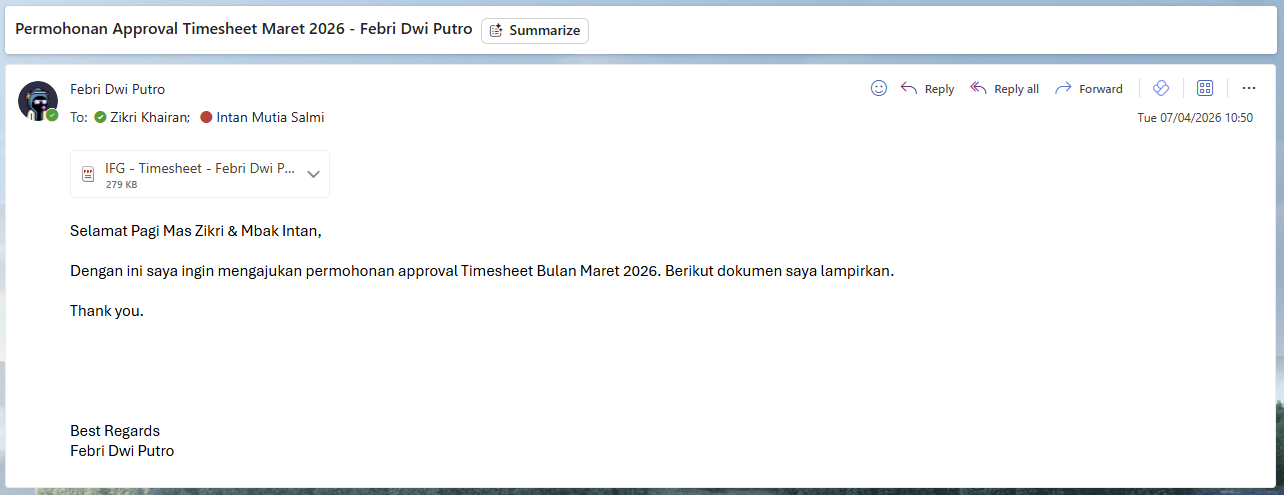
#> input picture uploads/10986d19-36c1-4db2-8896-0ecf03f28334_approval-timesheet-2026-03-1.png, 1284 x 495 px
$ python -i pdf_image.py   (imports and definitions only)
#> lines starting #> are read from the running program, lines starting #| are printed output that depends on the picture; after the words box and inside, x2 and y2 are one past the last pixel; in counts of white or black regions, pixels touching at a corner belong together
#> further down, picture is the input picture: PIL image 1284x495 RGBA; mean R, G, B, A 245.3, 246.4, 247.4, 255
import io
from typing import List

from PIL import Image, ImageChops
from pypdf import PdfReader

from document_converter.core import config


def trim_uniform_border(img: Image.Image, tolerance: int = 8) -> Image.Image:
    """Crop border kosong dengan warna seragam (umum pada screenshot)."""
#> called with tolerance = 8
    if img.mode != "RGB":
        img = img.convert("RGB")

    bg_color = img.getpixel((0, 0))
#> bg_color = (204, 223, 239)
    bg = Image.new("RGB", img.size, bg_color)
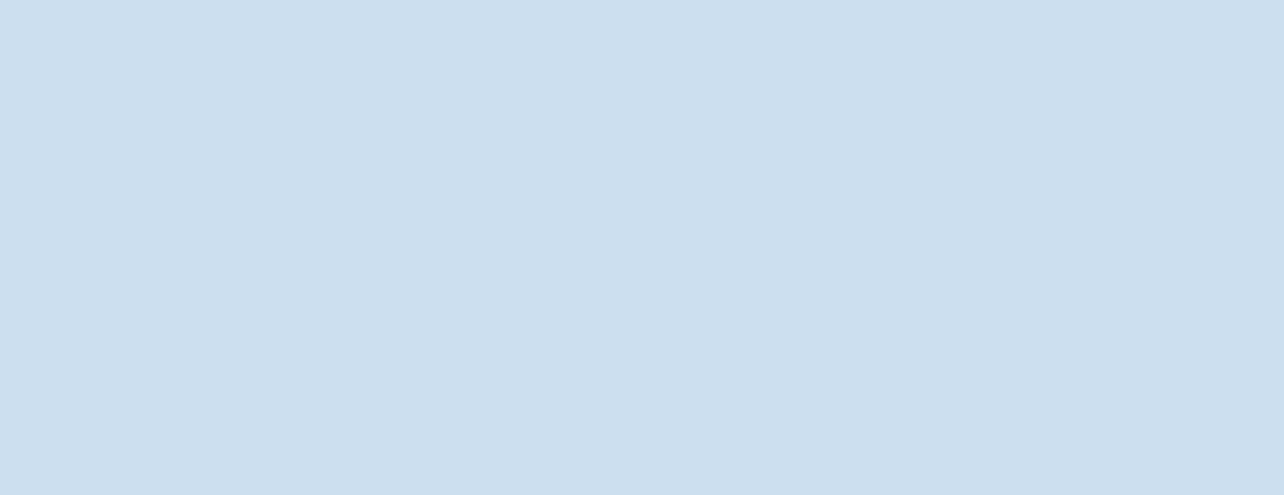
#> bg: PIL image 1284x495 RGB; mean R, G, B 204, 223, 239
    diff = ImageChops.difference(img, bg).convert("L")
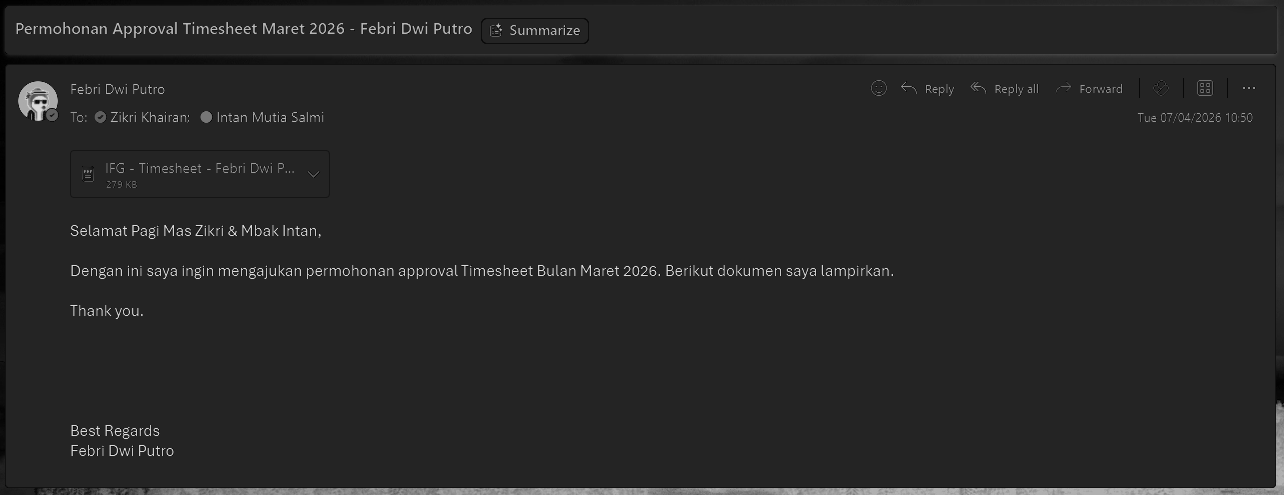
#> diff: PIL image 1284x495 L; min 0, max 219, mean 38.9
    mask = diff.point(lambda p: 255 if p > tolerance else 0)
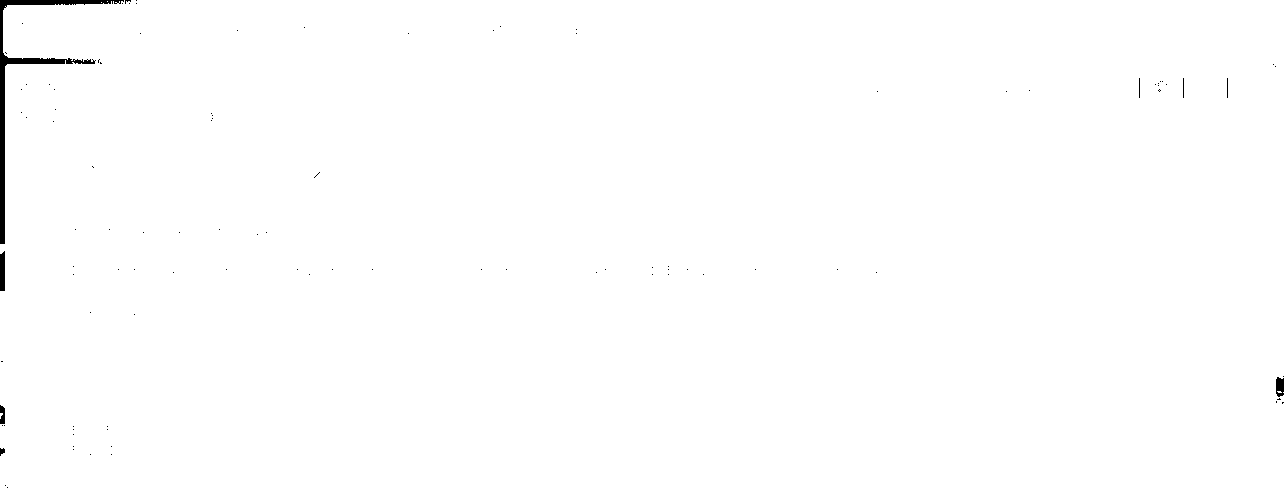
#> mask: PIL image 1284x495 L; 99.6% white; 103 black regions (95 under 20 px), largest, box (x1, y1, x2, y2) and area: (0, 0, 124, 244) 2113, (0, 251, 5, 291) 191, (1276, 377, 1284, 397) 133
    bbox = mask.getbbox()
#> bbox = (0, 0, 1284, 495)
    if bbox is None:
        return img
    return img.crop(bbox)


# [69 lines left out: functions build_image_pages, page_image_to_pdf_reader, not called in this run]

>>> from PIL import Image
>>> picture = Image.open('../../uploads/10986d19-36c1-4db2-8896-0ecf03f28334_approval-timesheet-2026-03-1.png')
>>> result = trim_uniform_border(picture)

$ run again, on uploads/31e0d629-b9f6-4654-8322-ad72e85e355e_approval-timesheet-2026-03-2.png
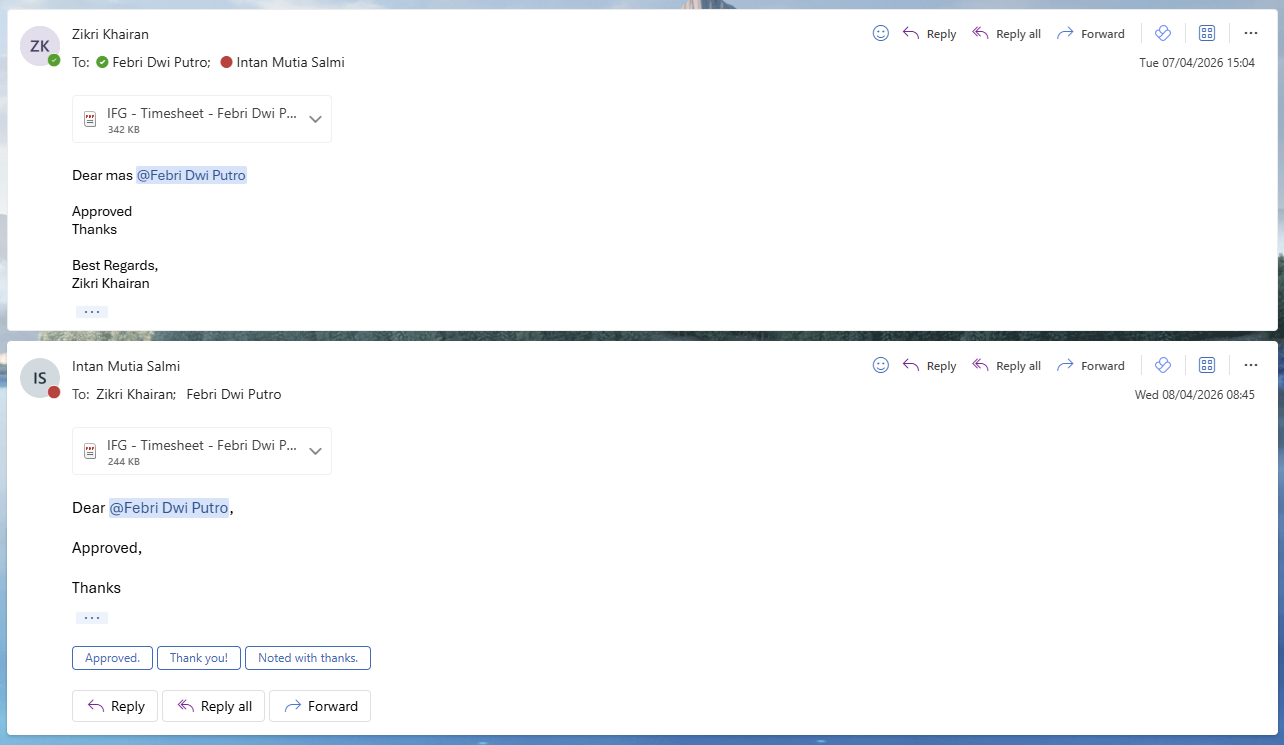
#> input picture uploads/31e0d629-b9f6-4654-8322-ad72e85e355e_approval-timesheet-2026-03-2.png, 1284 x 745 px
#> picture is the input picture: PIL image 1284x745 RGBA; mean R, G, B, A 246, 247.4, 248.9, 255
#> bg_color = (200, 217, 231)
#> in trim_uniform_border, `diff = ImageChops.difference(img, bg).convert("L")`:
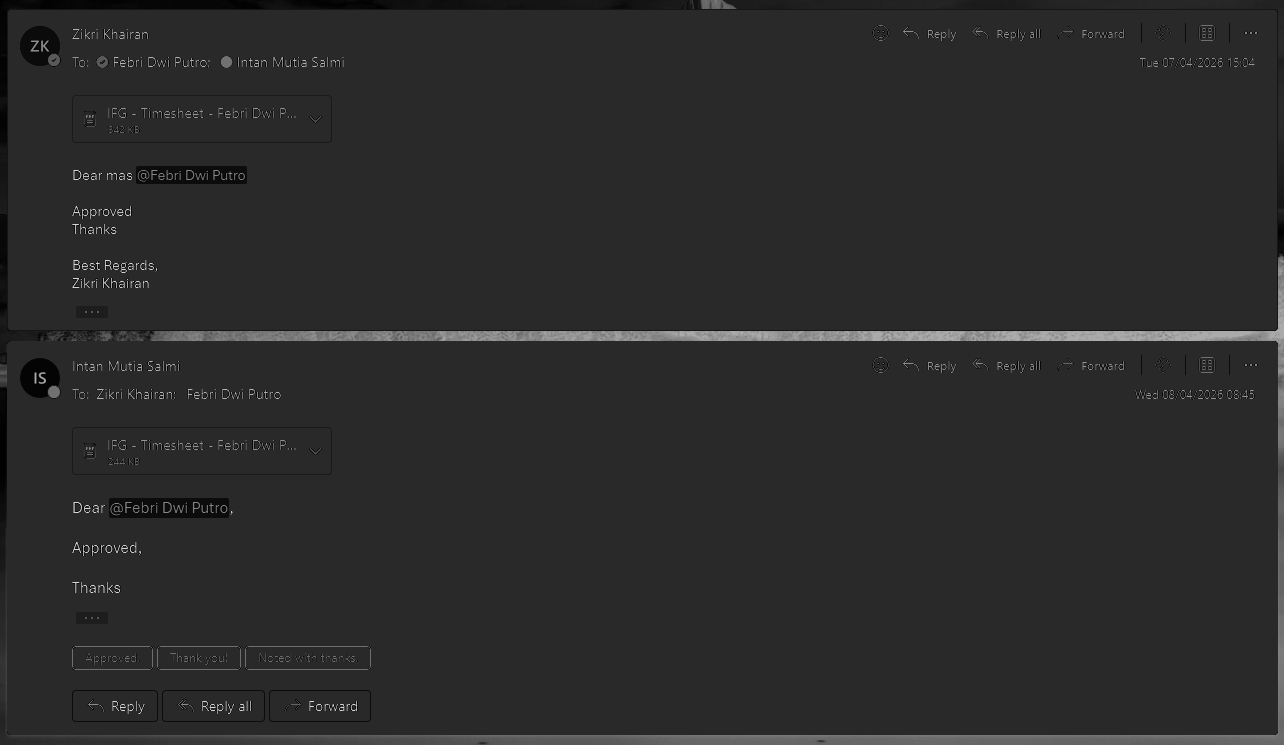
#> diff: PIL image 1284x745 L; min 0, max 214, mean 43
#> in trim_uniform_border, `mask = diff.point(lambda p: 255 if p > tolerance else 0)`:
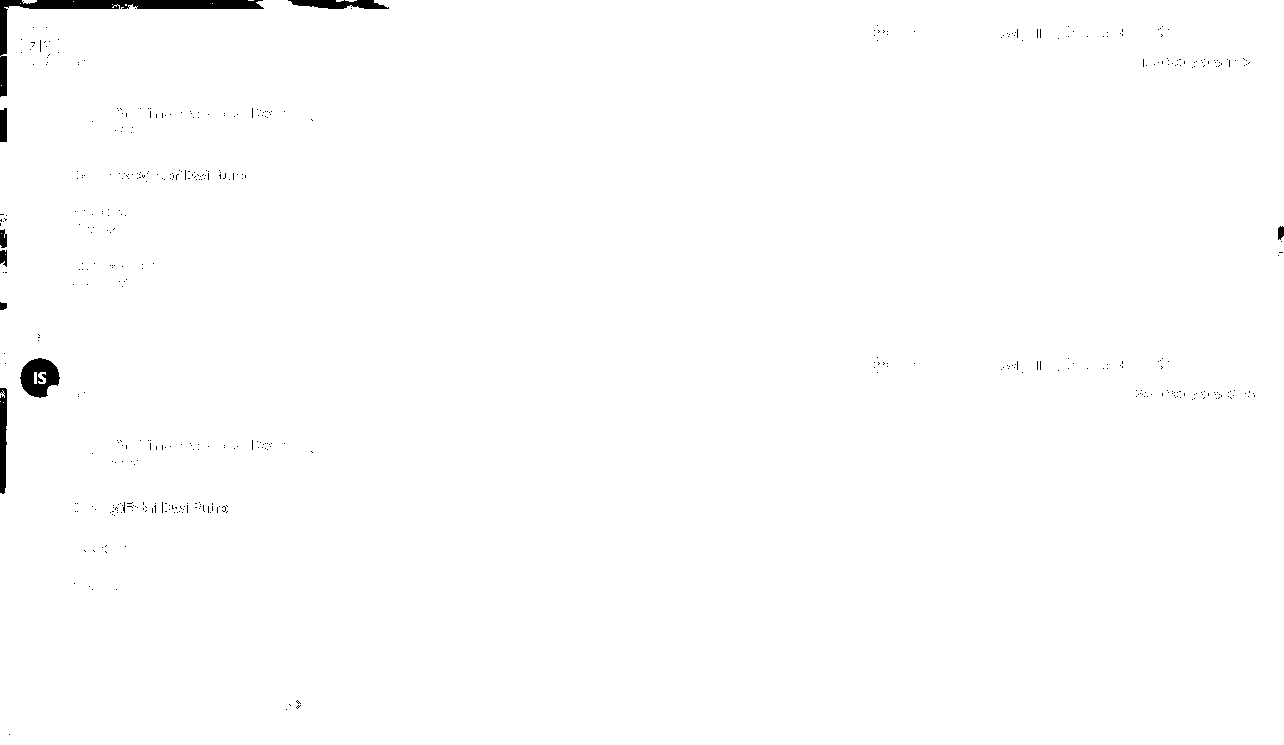
#> mask: PIL image 1284x745 L; 99.3% white; 481 black regions (472 under 20 px), largest, box (x1, y1, x2, y2) and area: (0, 0, 264, 97) 2783, (20, 358, 60, 398) 1029, (0, 388, 7, 494) 646
#> bbox = (0, 0, 1284, 745)
